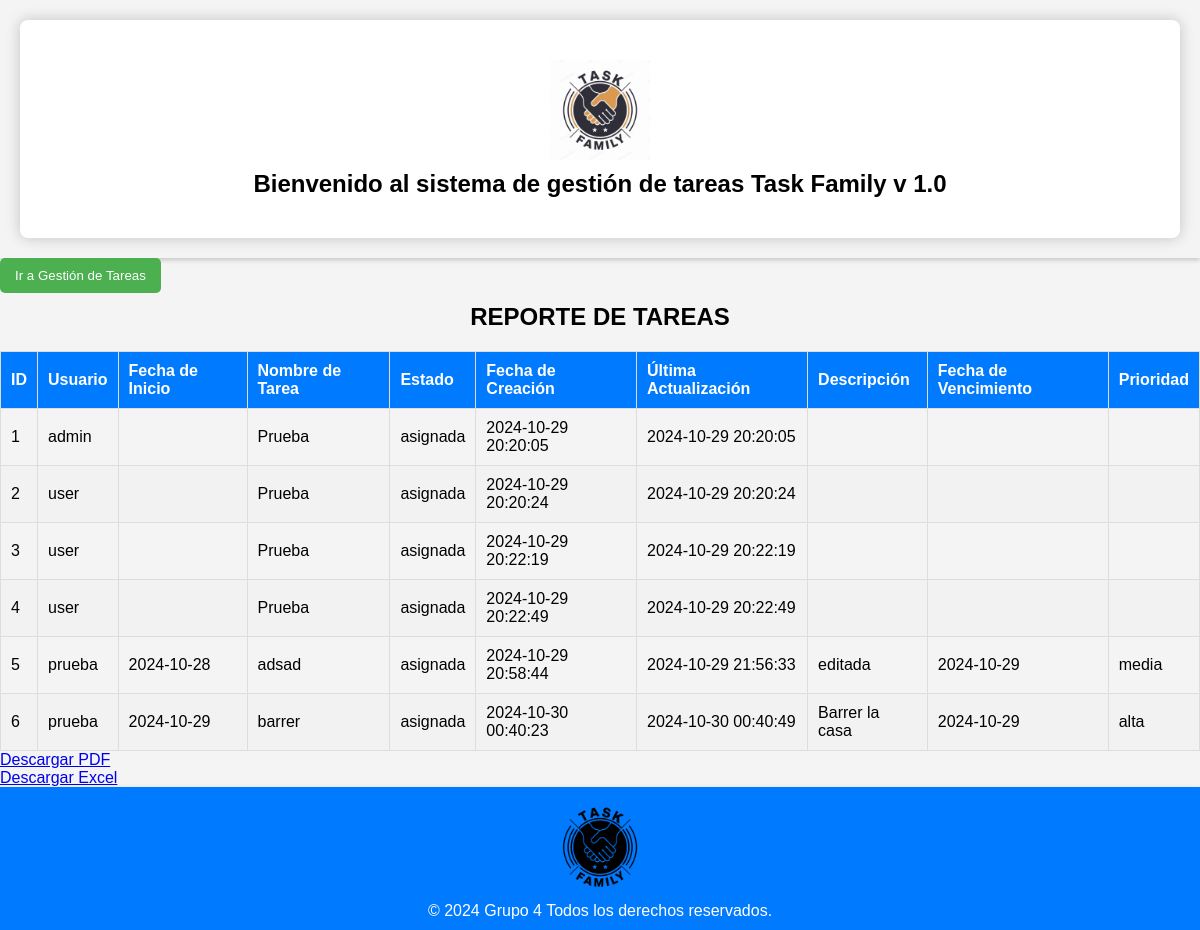
/reports.php (signed in), run on an earlier commit of the app's database.
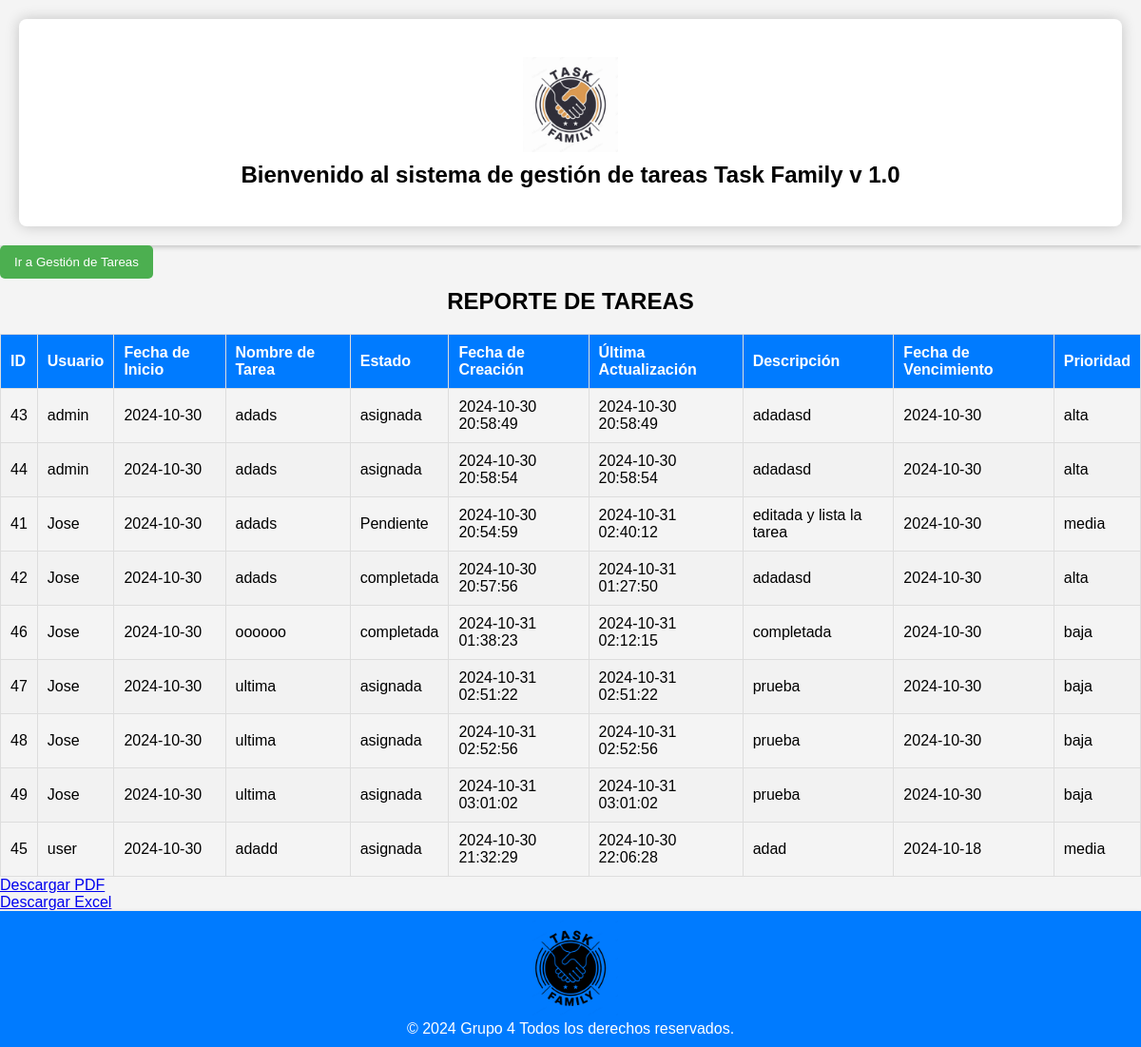
And on a later commit of the database.
### tables this page shows
CREATE TABLE `tasks` (
  `id` int(11) NOT NULL,
  `user_id` int(11) NOT NULL,
  `start_date` date DEFAULT NULL,
  `task_name` varchar(255) NOT NULL,
  `status` enum('Nueva','Pendiente','asignada','completada','En Progreso') DEFAULT 'asignada',
  `created_at` timestamp NOT NULL DEFAULT current_timestamp(),
  `updated_at` timestamp NOT NULL DEFAULT current_timestamp() ON UPDATE current_timestamp(),
  `description` text DEFAULT NULL,
  `due_date` date DEFAULT NULL,
  `priority` enum('alta','media','baja') DEFAULT NULL
);

CREATE TABLE `users` (
  `id` int(11) NOT NULL,
  `username` varchar(50) NOT NULL,
  `email` varchar(100) NOT NULL,
  `profile_picture` varchar(255) DEFAULT NULL,
  `password` varchar(255) NOT NULL,
  `role` enum('admin','user') NOT NULL,
  `created_at` timestamp NOT NULL DEFAULT current_timestamp(),
  `photo` varchar(255) DEFAULT 'uploads/default-avatar.png'
);

### reports.php (the view, shortened to what this page needs)
<?php
require_once 'db_connection.php';
$query = "
    SELECT t.id, u.username, t.start_date, t.task_name, t.status, t.created_at, t.updated_at, t.description, t.due_date, t.priority
    FROM tasks t
    JOIN users u ON t.user_id = u.id
";
$result = $conn->query($query);
?>
<!DOCTYPE html>
<html lang="es">
<head>
    <link rel="stylesheet" href="styles/admin_users.css">
</head>
<body>
<?php include 'header.php'; ?>
<a href="http://localhost/tareas/manage_tasks.php" style="text-decoration: none;">
    <button style="padding: 10px 15px; background-color: #4CAF50; color: white; border: none; border-radius: 5px; cursor: pointer;">
        Ir a Gestión de Tareas
    </button>
</a>
 <center><h1>REPORTE DE TAREAS</h1></center>
<table>
    <thead>
        <tr>
            <th>ID</th>
            <th>Usuario</th>
            <th>Fecha de Inicio</th>
            <th>Nombre de Tarea</th>
            <th>Estado</th>
            <th>Fecha de Creación</th>
            <th>Última Actualización</th>
            <th>Descripción</th>
            <th>Fecha de Vencimiento</th>
            <th>Prioridad</th>
        </tr>
    </thead>
    <tbody>
        <?php while ($row = $result->fetch_assoc()): ?>
        <tr>
            <td><?php echo $row['id']; ?></td>
            <td><?php echo $row['username']; ?></td>
            <td><?php echo $row['start_date']; ?></td>
            <td><?php echo $row['task_name']; ?></td>
            <td><?php echo $row['status']; ?></td>
            <td><?php echo $row['created_at']; ?></td>
            <td><?php echo $row['updated_at']; ?></td>
            <td><?php echo $row['description']; ?></td>
            <td><?php echo $row['due_date']; ?></td>
            <td><?php echo $row['priority']; ?></td>
        </tr>
        <?php endwhile; ?>
    </tbody>
</table>
<a href="reports.php?download=pdf">Descargar PDF</a>
<a href="reports.php?download=excel">Descargar Excel</a>
<?php include 'footer.php'; ?>
</body>
</html>

### header.php (shortened to what this page needs)
<!DOCTYPE html>
<html lang="es">
<head>
    <link rel="stylesheet" href="https://cdnjs.cloudflare.com/ajax/libs/font-awesome/6.0.0-beta3/css/all.min.css">
</head>
<body>
    <header>
        <div class="container">
            <img src="assets/images/logo.png" alt="Logo" class="logo">
            <h1>Bienvenido al sistema de gestión de tareas Task Family v 1.0</h1>
        </div>
    </header>
</body>
</html>

### footer.php
<footer>
    <div class="footer-container">
        <img src="assets\images\logo2.png" alt="Logo" class="footer-logo">
        <p>&copy; <?php echo date("Y"); ?> Grupo 4 Todos los derechos reservados.</p>
    </div>
</footer>

### styles/admin_users.css (style rules this page uses)
* { margin: 0; padding: 0; box-sizing: border-box; }
body { font-family: 'Ubuntu', sans-serif; background-color: #f4f4f4; display: flex; flex-direction: column; min-height: 100vh; }
header, footer { background: rgba(255, 255, 255, 0.9); box-shadow: 0 2px 5px rgba(0, 0, 0, 0.2); }
header { background: rgba(255, 255, 255, 0.9); box-shadow: 0 2px 5px rgba(0, 0, 0, 0.2); padding: 15px 20px; display: flex; justify-content: flex-end; align-items: center; }
.container { width: 100%; max-width: 1250px; margin: 0 auto; background: white; border-radius: 8px; box-shadow: 0 0 15px rgba(0, 0, 0, 0.2); padding: 40px; }
table { width: 100%; border-collapse: collapse; margin-top: 20px; }
th, td { border: 1px solid #ddd; padding: 10px; text-align: left; }
th { background-color: #007bff; color: white; }
tr:nth-child(even) { background-color: #f2f2f2; }
footer { background-color: #007BFF; color: white; padding: 10px 0; text-align: center; margin-top: auto; width: 100%; }
.footer-logo { max-width: 100px; height: auto; display: block; margin: 0 auto 5px; }

### header.php (style rules this page uses)
header { background-color: #f4f4f4; padding: 20px; display: flex; justify-content: center; }
.container { display: flex; flex-direction: column; align-items: center; text-align: center; }
.logo { max-width: 100px; height: auto; }
h1 { margin-top: 10px; font-size: 24px; }

What changed in the data, as far as the page shows it:
removed tasks: id "1", user.username "admin", task_name "Prueba", status "asignada", created_at "2024-10-29 20:20:05", updated_at "2024-10-29 20:20:05"
removed tasks: id "2", user.username "user", task_name "Prueba", status "asignada", created_at "2024-10-29 20:20:24", updated_at "2024-10-29 20:20:24"
removed tasks: id "3", user.username "user", task_name "Prueba", status "asignada", created_at "2024-10-29 20:22:19", updated_at "2024-10-29 20:22:19"
removed tasks: id "4", user.username "user", task_name "Prueba", status "asignada", created_at "2024-10-29 20:22:49", updated_at "2024-10-29 20:22:49"
removed tasks: id "5", user.username "prueba", start_date "2024-10-28", task_name "adsad", status "asignada", created_at "2024-10-29 20:58:44", updated_at "2024-10-29 21:56:33", description "editada", due_date "2024-10-29", priority "media"
removed tasks: id "6", user.username "prueba", start_date "2024-10-29", task_name "barrer", status "asignada", created_at "2024-10-30 00:40:23", updated_at "2024-10-30 00:40:49", description "Barrer la casa", due_date "2024-10-29", priority "alta"
added tasks: id "43", user.username "admin", start_date "2024-10-30", task_name "adads", status "asignada", created_at "2024-10-30 20:58:49", updated_at "2024-10-30 20:58:49", description "adadasd", due_date "2024-10-30", priority "alta"
added tasks: id "44", user.username "admin", start_date "2024-10-30", task_name "adads", status "asignada", created_at "2024-10-30 20:58:54", updated_at "2024-10-30 20:58:54", description "adadasd", due_date "2024-10-30", priority "alta"
added tasks: id "41", user.username "Jose", start_date "2024-10-30", task_name "adads", status "Pendiente", created_at "2024-10-30 20:54:59", updated_at "2024-10-31 02:40:12", description "editada y lista la tarea", due_date "2024-10-30", priority "media"
added tasks: id "42", user.username "Jose", start_date "2024-10-30", task_name "adads", status "completada", created_at "2024-10-30 20:57:56", updated_at "2024-10-31 01:27:50", description "adadasd", due_date "2024-10-30", priority "alta"
added tasks: id "46", user.username "Jose", start_date "2024-10-30", task_name "oooooo", status "completada", created_at "2024-10-31 01:38:23", updated_at "2024-10-31 02:12:15", description "completada", due_date "2024-10-30", priority "baja"
added tasks: id "47", user.username "Jose", start_date "2024-10-30", task_name "ultima", status "asignada", created_at "2024-10-31 02:51:22", updated_at "2024-10-31 02:51:22", description "prueba", due_date "2024-10-30", priority "baja"
added tasks: id "48", user.username "Jose", start_date "2024-10-30", task_name "ultima", status "asignada", created_at "2024-10-31 02:52:56", updated_at "2024-10-31 02:52:56", description "prueba", due_date "2024-10-30", priority "baja"
added tasks: id "49", user.username "Jose", start_date "2024-10-30", task_name "ultima", status "asignada", created_at "2024-10-31 03:01:02", updated_at "2024-10-31 03:01:02", description "prueba", due_date "2024-10-30", priority "baja"
added tasks: id "45", user.username "user", start_date "2024-10-30", task_name "adadd", status "asignada", created_at "2024-10-30 21:32:29", updated_at "2024-10-30 22:06:28", description "adad", due_date "2024-10-18", priority "media"
